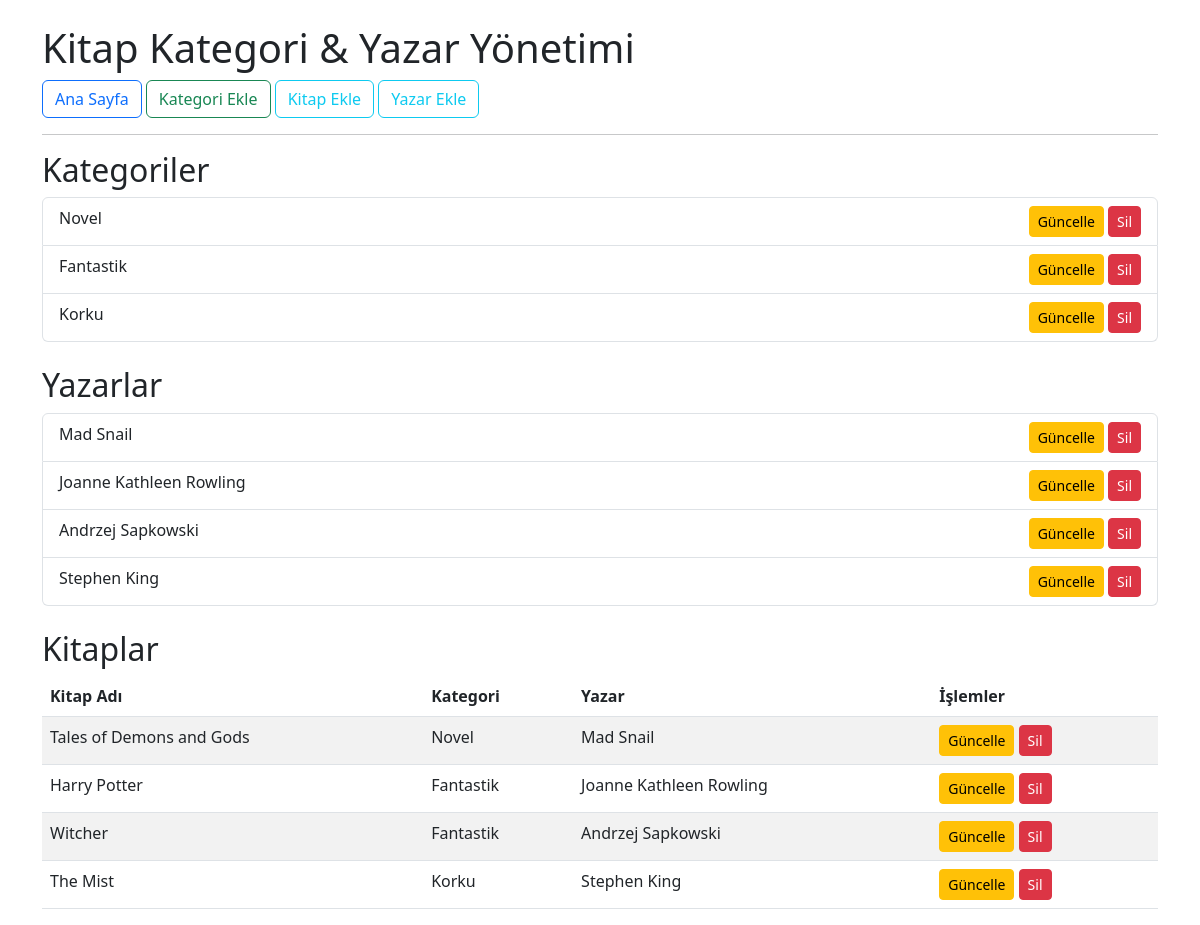
Before: / with the older database file.
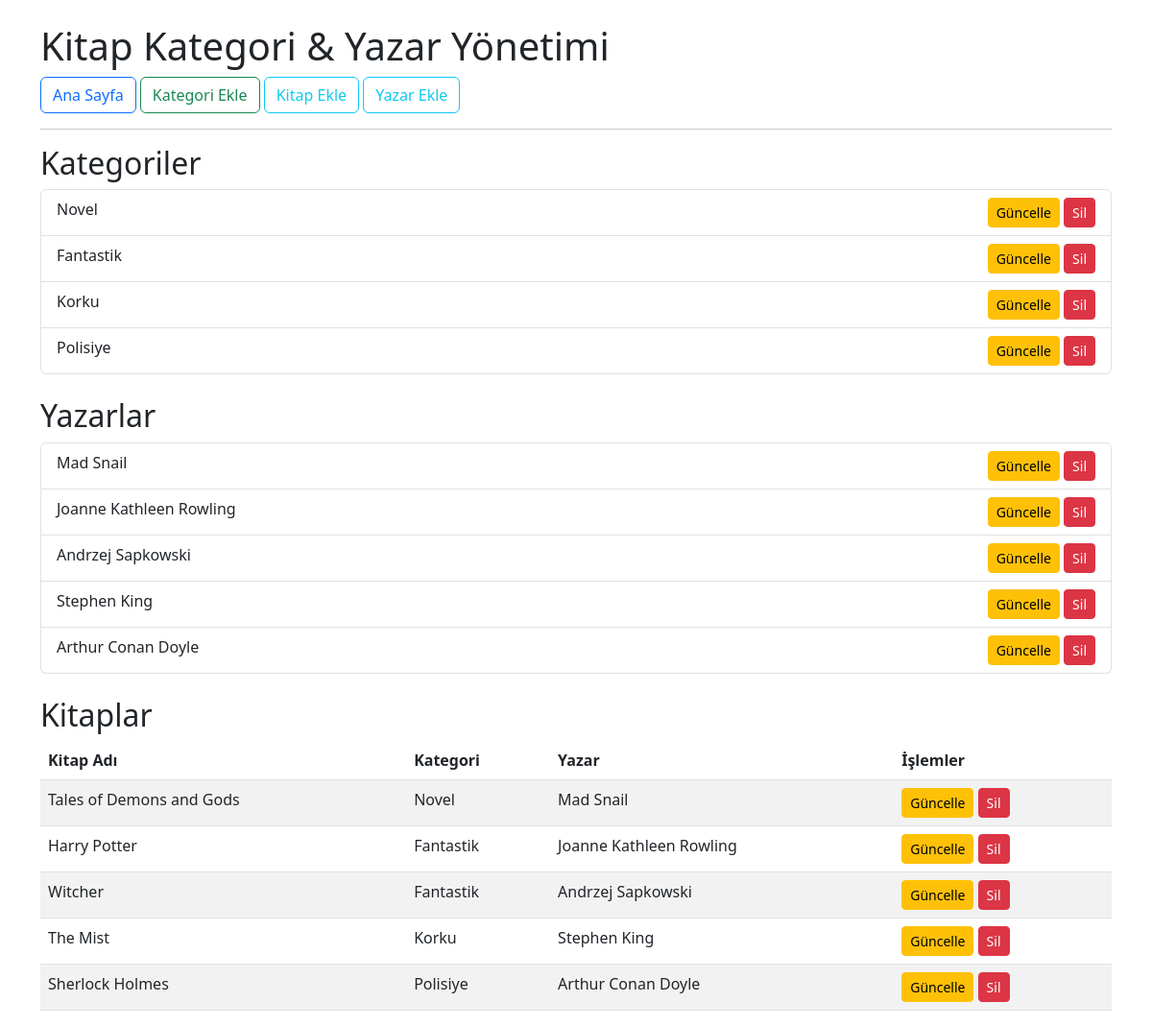
After: the same page with the newer database file.
### models.py (models this page shows, shortened)
class Category(db.Model):
    id = db.Column(db.Integer, primary_key=True)
    categoryName = db.Column(db.String(100),nullable = False,unique = True)
    books = db.relationship('Book',backref='category',lazy=True,cascade="all, delete-orphan")

class Writer(db.Model):
    id = db.Column(db.Integer, primary_key = True)
    writerName = db.Column(db.String(100), nullable =False, unique=True)
    books = db.relationship('Book',backref='writer',lazy = True,cascade="all, delete-orphan")

class Book(db.Model):
    id = db.Column(db.Integer, primary_key=True)
    bookName = db.Column(db.String(200),nullable=False)
    writer_id = db.Column(db.Integer,db.ForeignKey('writer.id'),nullable=False)
    category_id = db.Column(db.Integer,db.ForeignKey('category.id'),nullable=False)

### app.py (the view)
@app.route('/')
def index():
    books = Book.query.all()
    categories = Category.query.all()
    writers = Writer.query.all()
    return render_template('index.html', books=books, categories=categories,writers = writers)

### templates/index.html
{% extends "base.html" %}
{% block content %}
<h2>Kategoriler</h2>
<ul class="list-group mb-4">
    {% for c in categories %}
        <li class="list-group-item d-flex justify-content-between">
            {{ c.categoryName }}
            <div>
                <a href="{{ url_for('category_update', id=c.id) }}" class="btn btn-sm btn-warning">Güncelle</a>
                <a href="{{ url_for('category_delete', id=c.id) }}" class="btn btn-sm btn-danger" onclick="return confirm('Silmek istediğinize emin misiniz?')">Sil</a>
            </div>
        </li>
    {% else %}
        <li class="list-group-item">Henüz kategori yok.</li>
    {% endfor %}
</ul>
<h2>Yazarlar</h2>
<ul class="list-group mb-4">
    {% for w in writers %}
        <li class="list-group-item d-flex justify-content-between">
            {{ w.writerName }}
            <div>
                <a href="{{ url_for('writer_update', id=w.id) }}" class="btn btn-sm btn-warning">Güncelle</a>
                <a href="{{ url_for('writer_delete', id=w.id) }}" class="btn btn-sm btn-danger" onclick="return confirm('Silmek istediğinize emin misiniz?')">Sil</a>
            </div>
        </li>
    {% else %}
        <li class="list-group-item">Henüz yazar yok.</li>
    {% endfor %}
</ul>
<h2>Kitaplar</h2>
<table class="table table-striped">
    <thead>
        <tr>
            <th>Kitap Adı</th>
            <th>Kategori</th>
            <th>Yazar</th>
            <th>İşlemler</th>
        </tr>
    </thead>
    <tbody>
        {% for b in books %}
        <tr>
            <td>{{ b.bookName }}</td>
            <td>{{ b.category.categoryName if b.category else 'Silinmiş Kategori' }}</td>
            <td>{{ b.writer.writerName if b.writer else 'Silinmiş Yazar' }}</td>
            <td>
                <a href="{{ url_for('book_update', id=b.id) }}" class="btn btn-sm btn-warning">Güncelle</a>
                <a href="{{ url_for('book_delete', id=b.id) }}" class="btn btn-sm btn-danger" onclick="return confirm('Silmek istediğinize emin misiniz?')">Sil</a>
            </td>
        </tr>
        {% else %}
        <tr><td colspan="4">Henüz kitap yok.</td></tr>
        {% endfor %}
    </tbody>
</table>
{% endblock %}

### templates/base.html (shortened to what this page needs)
<!DOCTYPE html>
<html>
<head>
    <link href="https://cdn.jsdelivr.net/npm/bootstrap@5.3.0/dist/css/bootstrap.min.css" rel="stylesheet">
</head>
<body>
    <div class="container mt-4">
        <h1>Kitap Kategori & Yazar Yönetimi</h1>
        <a href="{{ url_for('index') }}" class="btn btn-outline-primary">Ana Sayfa</a>
        <a href="{{ url_for('category_add') }}" class="btn btn-outline-success">Kategori Ekle</a>
        <a href="{{ url_for('book_add') }}" class="btn btn-outline-info">Kitap Ekle</a>
        <a href="{{ url_for('writer_add') }}" class="btn btn-outline-info">Yazar Ekle</a>
        <hr>
        {% block content %}{% endblock %}
    </div>
</body>
</html>

Changed rows visible on the page:
added Category: categoryName "Polisiye"
added Writer: writerName "Arthur Conan Doyle"
added Book: bookName "Sherlock Holmes", category "Polisiye", writer "Arthur Conan Doyle"
